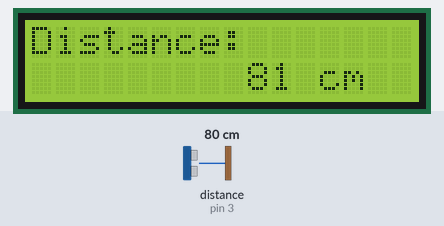
The sketch below on a simulated Arduino Uno, built with avr-gcc and run on an emulated ATmega328P. On the bench: 16×2 character LCD. The test bench sets the inputs (shaded band); at power-on: distance to the obstacle (sensor on pin 3) 80 cm. The echo pulse lasts 58.3 µs per cm; what the sketch prints to the serial monitor is not drawn.

Above: at 1.2 s.
1.3 s: distance to the obstacle (sensor on pin 3) set to 2 cm
At 2.5 s:
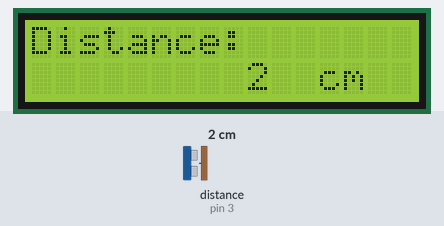
2.8 s: distance to the obstacle (sensor on pin 3) set to 4 cm
At 3.6 s:
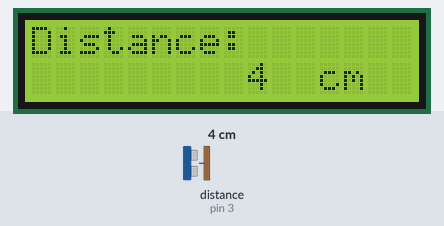
4.3 s: distance to the obstacle (sensor on pin 3) set to 9 cm
At 4.8 s:
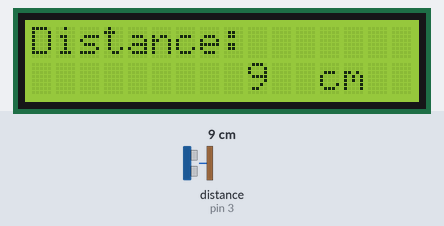
Timing chart, 0 to 7.3 s (numbered marks = the images above; inputs shaded):
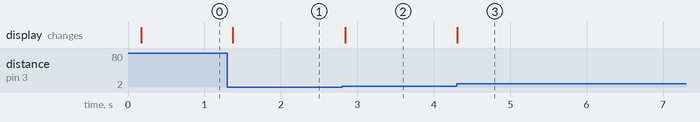

The sketch:

Ultrasonic.ino
```cpp
// ---------------------------------------------------------------------------
// Example NewPing library sketch that does a ping about 20 times per second.
// ---------------------------------------------------------------------------
//www.RobotLinking.com
//2015.5.7

// include the library code
#include <LiquidCrystal.h>
#include <NewPing.h>

LiquidCrystal lcd(7, 8, 9, 10, 11, 12);

#define TRIGGER_PIN  2  // Arduino pin tied to trigger pin on the ultrasonic sensor.
#define ECHO_PIN     3  // Arduino pin tied to echo pin on the ultrasonic sensor.
#define MAX_DISTANCE 400 // Maximum distance we want to ping for (in centimeters). Maximum sensor distance is rated at 400-500cm.

NewPing sonar(TRIGGER_PIN, ECHO_PIN, MAX_DISTANCE); // NewPing setup of pins and maximum distance.

void setup() {
  Serial.begin(115200); // Open serial monitor at 115200 baud to see ping results.
  lcd.begin(16, 2);
}

void loop() {
  delay(100);                      // Wait 100ms between pings (about 20 pings/sec). 29ms should be the shortest delay between pings.
  unsigned int uS = sonar.ping(); // Send ping, get ping time in microseconds (uS).
  Serial.print("Ping: ");
  Serial.print(uS / US_ROUNDTRIP_CM); // Convert ping time to distance in cm and print result (0 = outside set distance range)
  Serial.println("cm");
  lcd.setCursor(0, 0);
  lcd.print("Distance:");
  lcd.setCursor(0, 1);
  lcd.print("             ");
  lcd.setCursor(9, 1);
  lcd.print(uS / US_ROUNDTRIP_CM);
  lcd.setCursor(12, 1);
  lcd.print("cm");
}
```

Measured:
- after the input at 1.3 s, the display: changes after 0.07 s (image 1)
- after the input at 2.8 s, the display: changes at once (image 2)
- after the input at 4.3 s, the display: changes at once (image 3)
